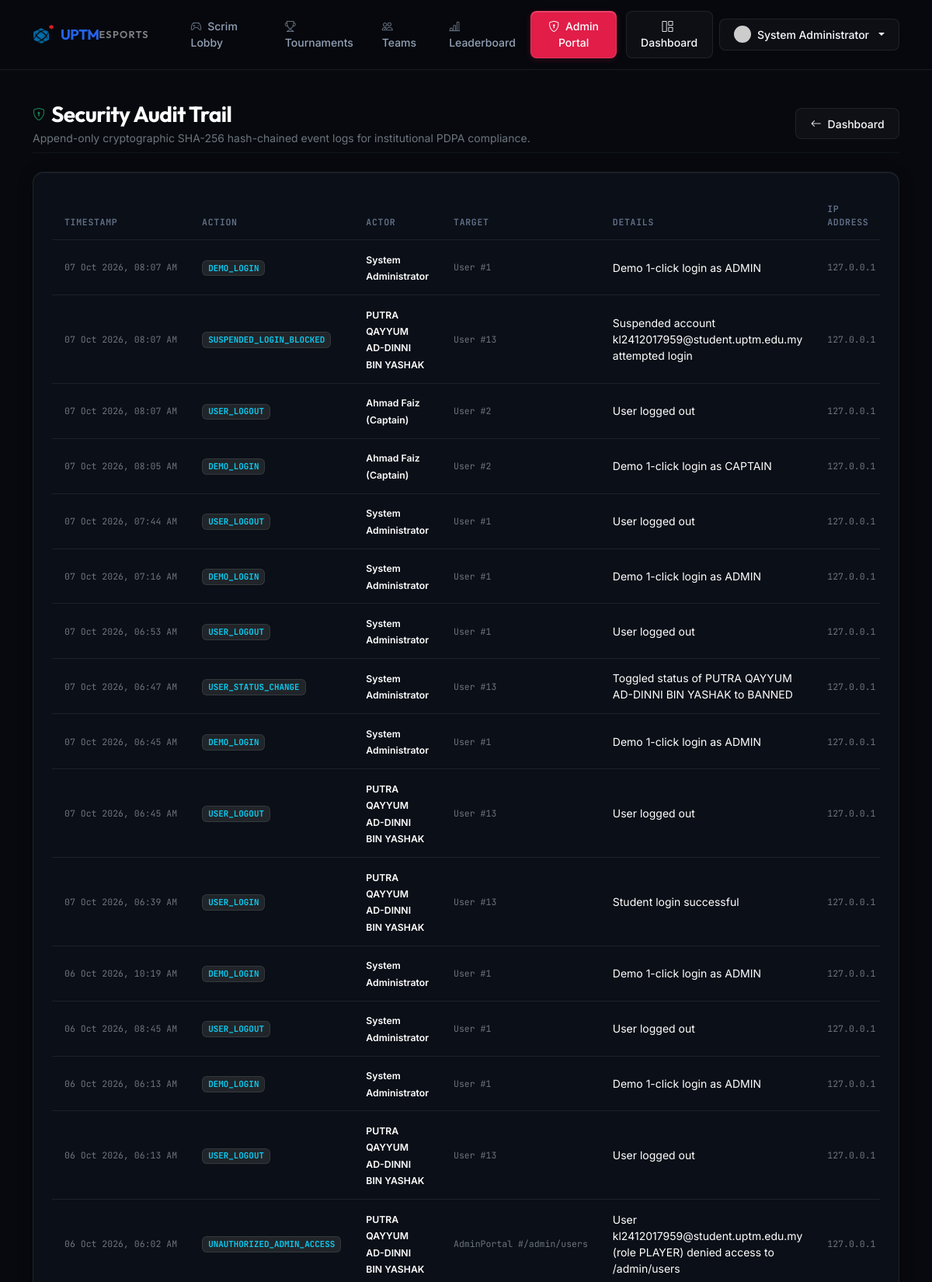
Screenshot of /admin/audit-logs (signed in, upper part) with the database file from the repository.
### app/models.py (models this page shows, shortened)
class User(UserMixin, db.Model):
    __tablename__ = 'users'
    id = db.Column(db.Integer, primary_key=True)
    email = db.Column(db.String(120), unique=True, nullable=False, index=True)
    password_hash = db.Column(db.String(256), nullable=False)
    display_name = db.Column(db.String(100), nullable=False)
    student_id_enc = db.Column(db.String(255), nullable=True)
    phone_enc = db.Column(db.String(255), nullable=True)
    mlbb_ign = db.Column(db.String(50), nullable=True)
    mlbb_id = db.Column(db.String(30), nullable=True)
    rank_tier = db.Column(db.String(30), default='EPIC', index=True)
    avatar_url = db.Column(db.String(255), nullable=True)
    role = db.Column(db.String(20), default='PLAYER', index=True) # ADMIN, CAPTAIN, PLAYER
    status = db.Column(db.String(20), default='ACTIVE', index=True) # ACTIVE, BANNED, INACTIVE
    created_at = db.Column(db.DateTime, default=datetime.utcnow)
    updated_at = db.Column(db.DateTime, default=datetime.utcnow, onupdate=datetime.utcnow)
    team_memberships = db.relationship('TeamMember', back_populates='user', cascade='all, delete-orphan')
    captained_teams = db.relationship('Team', back_populates='captain', foreign_keys='Team.captain_id')
    notifications = db.relationship('Notification', back_populates='user', cascade='all, delete-orphan')
    created_tournaments = db.relationship('Tournament', back_populates='creator')
    @property
    def student_id(self) -> str | None:
        return decrypt_pii(self.student_id_enc)
    @property
    def phone(self) -> str | None:
        return decrypt_pii(self.phone_enc)
    @property
    def is_admin(self) -> bool:
        return self.role == 'ADMIN'

class AuditLog(db.Model):
    __tablename__ = 'audit_logs'
    id = db.Column(db.Integer, primary_key=True)
    actor_id = db.Column(db.Integer, db.ForeignKey('users.id'), nullable=True)
    action = db.Column(db.String(50), nullable=False, index=True)
    target_type = db.Column(db.String(50), nullable=False)
    target_id = db.Column(db.String(50), nullable=False)
    details = db.Column(db.Text, nullable=True)
    ip_address = db.Column(db.String(45), nullable=False)
    previous_hash = db.Column(db.String(64), nullable=False)
    hash = db.Column(db.String(64), nullable=False)
    created_at = db.Column(db.DateTime, default=datetime.utcnow, index=True)
    actor = db.relationship('User')

### app/routes/admin.py (the view)
@admin_bp.route('/audit-logs')
def audit_logs():
    logs = AuditLog.query.order_by(AuditLog.created_at.desc()).limit(100).all()
    return render_template('admin/audit.html', logs=logs)

### app/routes/admin.py (called while the page is built, shortened)
@admin_bp.before_request
def require_admin():
    if not current_user.is_authenticated:
        _record_admin_audit(None, 'ANONYMOUS_ADMIN_PROBE', 'AdminPortal', request.path, f"Anonymous visitor blocked from accessing {request.path}")
        flash('Please sign in to access this page.', 'warning')
        return redirect(url_for('auth.login', next=request.url))

### app/templates/admin/audit.html (shortened to what this page needs)
{% extends "base.html" %}
{% block content %}
<div class="container py-4">
    <div class="d-flex flex-column flex-md-row justify-content-between align-items-md-center gap-3 mb-4 pb-2 border-bottom border-secondary border-opacity-10">
        <div>
            <div class="d-flex align-items-center gap-2 mb-1">
                <i class="bi bi-shield-lock text-success"></i>
                <h3 class="fw-bold text-white mb-0" style="letter-spacing: -0.02em;">Security Audit Trail</h3>
            </div>
            <p class="text-secondary small mb-0">Append-only cryptographic SHA-256 hash-chained event logs for institutional PDPA compliance.</p>
        </div>
        <a href="{{ url_for('admin.dashboard') }}" class="btn btn-sm btn-outline-custom">
            <i class="bi bi-arrow-left me-1"></i> Dashboard
        </a>
    </div>
    <div class="card-custom p-4">
        <div class="table-responsive">
            <table class="table table-custom mb-0">
                <thead>
                    <tr>
                        <th>Timestamp</th>
                        <th>Action</th>
                        <th>Actor</th>
                        <th>Target</th>
                        <th>Details</th>
                        <th>IP Address</th>
                    </tr>
                </thead>
                <tbody>
                    {% for log in logs %}
                        <tr>
                            <td class="text-secondary font-mono small text-nowrap" style="font-size: 0.72rem;">{{ log.created_at | format_datetime }}</td>
                            <td>
                                <span class="badge bg-dark border border-secondary border-opacity-25 text-info font-mono" style="font-size: 0.68rem;">
                                    {{ log.action }}
                                </span>
                            </td>
                            <td>
                                {% if log.actor %}
                                    <span class="text-white small fw-semibold">{{ log.actor.display_name }}</span>
                                {% else %}
                                    <span class="badge bg-warning-subtle text-warning border border-warning border-opacity-25 font-mono" style="font-size: 0.68rem;">ANONYMOUS</span>
                                {% endif %}
                            </td>
                            <td class="text-secondary font-mono small text-nowrap" style="font-size: 0.72rem;">{{ log.target_type }} #{{ log.target_id }}</td>
                            <td class="text-white small">{{ log.details or '—' }}</td>
                            <td class="font-mono text-secondary small" style="font-size: 0.72rem;">{{ log.ip_address }}</td>
                        </tr>
                    {% else %}
                        <tr><td colspan="7" class="text-center text-secondary py-4 font-mono small">No audit events recorded yet.</td></tr>
                    {% endfor %}
                </tbody>
            </table>
        </div>
    </div>
</div>
{% endblock %}

### app/templates/base.html (shortened to what this page needs)
<!DOCTYPE html>
<html lang="en" data-bs-theme="dark">
<head>
    <link href="https://cdn.jsdelivr.net/npm/bootstrap@5.3.3/dist/css/bootstrap.min.css" rel="stylesheet">
    <link rel="stylesheet" href="https://cdn.jsdelivr.net/npm/bootstrap-icons@1.11.3/font/bootstrap-icons.min.css">
    <link rel="stylesheet" href="{{ url_for('static', filename='css/style.css') }}">
</head>
<body>
    <nav class="navbar navbar-expand-lg navbar-custom sticky-top">
        <div class="container">
            <a class="navbar-brand d-flex align-items-center gap-2" href="{{ url_for('main.index') }}">
                <img src="{{ url_for('static', filename='img/uptm-icon.png') }}" alt="UPTM Logo" width="28" height="28" class="rounded">
                <span class="d-flex align-items-center gap-1.5">
                    <span class="fw-bold" style="color: #2563eb; letter-spacing: -0.03em;">UPTM</span>
                    <span class="fw-semibold text-white-50" style="font-size: 0.8rem; letter-spacing: 0.1em;">ESPORTS</span>
                </span>
            </a>
            <div class="collapse navbar-collapse" id="navbarMain">
                <ul class="navbar-nav me-auto mb-2 mb-lg-0 ms-lg-4 gap-1">
                    <li class="nav-item">
                        <a class="nav-link {% if request.endpoint and 'scrims' in request.endpoint %}active{% endif %}" href="{{ url_for('scrims.index') }}">
                            <i class="bi bi-controller me-1 opacity-75"></i> Scrim Lobby
                        </a>
                    </li>
                    <li class="nav-item">
                        <a class="nav-link {% if request.endpoint and 'tournaments' in request.endpoint %}active{% endif %}" href="{{ url_for('tournaments.index') }}">
                            <i class="bi bi-trophy me-1 opacity-75"></i> Tournaments
                        </a>
                    </li>
                    <li class="nav-item">
                        <a class="nav-link {% if request.endpoint and 'teams' in request.endpoint %}active{% endif %}" href="{{ url_for('teams.index') }}">
                            <i class="bi bi-people me-1 opacity-75"></i> Teams
                        </a>
                    </li>
                    <li class="nav-item">
                        <a class="nav-link {% if request.endpoint and 'leaderboard' in request.endpoint %}active{% endif %}" href="{{ url_for('leaderboard.index') }}">
                            <i class="bi bi-bar-chart-line me-1 opacity-75"></i> Leaderboard
                        </a>
                    </li>
                </ul>
                <div class="d-flex align-items-center gap-2">
                    {% if current_user.is_authenticated %}
                        {% if current_user.is_admin %}
                            <a href="{{ url_for('admin.dashboard') }}" class="btn btn-sm btn-uptm-red me-1">
                                <i class="bi bi-shield-lock me-1"></i> Admin Portal
                            </a>
                        {% endif %}
                        <a href="{{ url_for('main.dashboard') }}" class="btn btn-sm btn-outline-custom position-relative">
                            <i class="bi bi-grid-1x2 me-1"></i> Dashboard
                        </a>
                        <div class="dropdown">
                            <button class="btn btn-sm btn-outline-custom dropdown-toggle d-flex align-items-center gap-2" type="button" data-bs-toggle="dropdown">
                                <img src="{{ current_user.avatar_url or 'https://api.dicebear.com/7.x/bottts/svg?seed=' ~ current_user.email }}" alt="Avatar" width="22" height="22" class="rounded-circle">
                                <span>{{ current_user.display_name }}</span>
                            </button>
                        </div>
                    {% endif %}
                </div>
            </div>
        </div>
    </nav>
    <main class="flex-grow-1">
        {% block content %}{% endblock %}
    </main>
</body>
</html>

### app/static/css/style.css (style rules this page uses)
:root { --bg-base: #07090e; --bg-surface: rgba(14, 18, 28, 0.72); --bg-surface-elevated: rgba(20, 26, 40, 0.82); --bg-surface-hover: rgba(28, 36, 56, 0.88); --bg-card-inner: rgba(9, 12, 19, 0.65); --border-subtle: rgba(255, 255, 255, 0.08); --border-hover: rgba(255, 255, 255, 0.16); --border-focus: rgba(37, 99, 235, 0.55); --uptm-blue: #2563eb; --uptm-blue-hover: #1d4ed8; --uptm-blue-glow: rgba(37, 99, 235, 0.22); --uptm-blue-subtle: rgba(37, 99, 235, 0.12); --uptm-red: #e11d48; --uptm-red-hover: #be123c; --uptm-red-glow: rgba(225, 29, 72, 0.22); --uptm-red-subtle: rgba(225, 29, 72, 0.12); --text-primary: #f8fafc; --text-secondary: #94a3b8; --text-tertiary: #64748b; --text-muted: #475569; --accent-gold: #f59e0b; --accent-gold-subtle: rgba(245, 158, 11, 0.12); --accent-silver: #94a3b8; --accent-silver-subtle: rgba(148, 163, 184, 0.12); --accent-bronze: #d97706; --accent-bronze-subtle: rgba(217, 119, 6, 0.12); --accent-emerald: #10b981; --accent-emerald-subtle: rgba(16, 185, 129, 0.12); --font-sans: 'Inter', -apple-system, BlinkMacSystemFont, 'Segoe UI', Roboto, sans-serif; --font-display: 'Outfit', -apple-system, BlinkMacSystemFont, sans-serif; --font-mono: 'JetBrains Mono', ui-monospace, SFMono-Regular, monospace; }
html, body { background-color: var(--bg-base); color: var(--text-primary); font-family: var(--font-sans); font-feature-settings: 'cv02', 'cv03', 'cv04', 'cv11'; -webkit-font-smoothing: antialiased; -moz-osx-font-smoothing: grayscale; min-height: 100vh; display: flex; flex-direction: column; }
body::before { content: ''; position: fixed; top: 0; left: 0; right: 0; height: 520px; background: radial-gradient(circle 800px at 50% -120px, rgba(37, 99, 235, 0.12), rgba(225, 29, 72, 0.04) 50%, transparent 80%); pointer-events: none; z-index: -1; }
h1, h2, h3, h4, h5, h6, .font-display { font-family: var(--font-display); font-weight: 700; letter-spacing: -0.025em; color: #ffffff; }
.font-mono { font-family: var(--font-mono) !important; }
.navbar-custom { background-color: rgba(7, 9, 14, 0.82); backdrop-filter: blur(20px); -webkit-backdrop-filter: blur(20px); border-bottom: 1px solid var(--border-subtle); padding: 0.85rem 0; transition: border-color 0.2s ease, background-color 0.2s ease; }
.navbar-brand { font-family: var(--font-display); font-weight: 800; letter-spacing: -0.02em; font-size: 1.15rem; color: #ffffff !important; text-decoration: none; }
.nav-link { color: var(--text-secondary) !important; font-size: 0.875rem; font-weight: 500; padding: 0.5rem 0.85rem !important; border-radius: 8px; transition: all 0.18s cubic-bezier(0.16, 1, 0.3, 1); }
.card-custom { background-color: var(--bg-surface); backdrop-filter: blur(16px); -webkit-backdrop-filter: blur(16px); border: 1px solid var(--border-subtle); border-radius: 14px; box-shadow: inset 0 1px 0 0 rgba(255, 255, 255, 0.05), 0 4px 20px -2px rgba(0, 0, 0, 0.4); transition: border-color 0.22s ease, box-shadow 0.22s ease, transform 0.22s ease; }
.btn-uptm-red { background-color: var(--uptm-red); color: #ffffff !important; border: 1px solid rgba(255, 255, 255, 0.12); font-weight: 500; font-size: 0.875rem; padding: 0.55rem 1.25rem; border-radius: 8px; box-shadow: inset 0 1px 0 0 rgba(255, 255, 255, 0.2), 0 2px 8px var(--uptm-red-glow); transition: all 0.18s cubic-bezier(0.16, 1, 0.3, 1); text-decoration: none; }
.btn-outline-custom { background-color: rgba(255, 255, 255, 0.03); color: var(--text-primary) !important; border: 1px solid var(--border-subtle); font-weight: 500; font-size: 0.875rem; border-radius: 8px; padding: 0.52rem 1.15rem; transition: all 0.18s ease; text-decoration: none; }
.table-custom { --bs-table-bg: transparent; --bs-table-color: var(--text-primary); border-color: var(--border-subtle); }
.table-custom th { color: var(--text-tertiary); font-family: var(--font-mono); font-weight: 600; font-size: 0.72rem; text-transform: uppercase; letter-spacing: 0.06em; border-bottom: 1px solid var(--border-subtle); padding: 0.85rem 1rem; }
.table-custom td { border-bottom: 1px solid var(--border-subtle); vertical-align: middle; font-size: 0.875rem; padding: 0.85rem 1rem; }
.table-custom tbody tr { transition: background-color 0.15s ease; }

### rows the page displays
User: display_name "System Administrator"
AuditLog: created_at "07 Oct 2026, 08:07 AM", action "DEMO_LOGIN", actor.display_name "System Administrator", target_type "User", target_id "1", details "Demo 1-click login as ADMIN", ip_address "127.0.0.1"
AuditLog: created_at "07 Oct 2026, 08:07 AM", action "SUSPENDED_LOGIN_BLOCKED", actor.display_name "PUTRA QAYYUM AD-DINNI BIN YASHAK", target_type "User", target_id "13", details "Suspended account kl2412017959@student.uptm.edu.my attempted login", ip_address "127.0.0.1"
AuditLog: created_at "07 Oct 2026, 08:07 AM", action "USER_LOGOUT", actor.display_name "Ahmad Faiz (Captain)", target_type "User", target_id "2", details "User logged out", ip_address "127.0.0.1"
AuditLog: created_at "07 Oct 2026, 08:05 AM", action "DEMO_LOGIN", actor.display_name "Ahmad Faiz (Captain)", target_type "User", target_id "2", details "Demo 1-click login as CAPTAIN", ip_address "127.0.0.1"
AuditLog: created_at "07 Oct 2026, 07:44 AM", action "USER_LOGOUT", actor.display_name "System Administrator", target_type "User", target_id "1", details "User logged out", ip_address "127.0.0.1"
AuditLog: created_at "07 Oct 2026, 07:16 AM", action "DEMO_LOGIN", actor.display_name "System Administrator", target_type "User", target_id "1", details "Demo 1-click login as ADMIN", ip_address "127.0.0.1"
AuditLog: created_at "07 Oct 2026, 06:53 AM", action "USER_LOGOUT", actor.display_name "System Administrator", target_type "User", target_id "1", details "User logged out", ip_address "127.0.0.1"
AuditLog: created_at "07 Oct 2026, 06:47 AM", action "USER_STATUS_CHANGE", actor.display_name "System Administrator", target_type "User", target_id "13", details "Toggled status of PUTRA QAYYUM AD-DINNI BIN YASHAK to BANNED", ip_address "127.0.0.1"
AuditLog: created_at "07 Oct 2026, 06:45 AM", action "DEMO_LOGIN", actor.display_name "System Administrator", target_type "User", target_id "1", details "Demo 1-click login as ADMIN", ip_address "127.0.0.1"
AuditLog: created_at "07 Oct 2026, 06:45 AM", action "USER_LOGOUT", actor.display_name "PUTRA QAYYUM AD-DINNI BIN YASHAK", target_type "User", target_id "13", details "User logged out", ip_address "127.0.0.1"
AuditLog: created_at "07 Oct 2026, 06:39 AM", action "USER_LOGIN", actor.display_name "PUTRA QAYYUM AD-DINNI BIN YASHAK", target_type "User", target_id "13", details "Student login successful", ip_address "127.0.0.1"
AuditLog: created_at "06 Oct 2026, 10:19 AM", action "DEMO_LOGIN", actor.display_name "System Administrator", target_type "User", target_id "1", details "Demo 1-click login as ADMIN", ip_address "127.0.0.1"
AuditLog: created_at "06 Oct 2026, 08:45 AM", action "USER_LOGOUT", actor.display_name "System Administrator", target_type "User", target_id "1", details "User logged out", ip_address "127.0.0.1"
AuditLog: created_at "06 Oct 2026, 06:13 AM", action "DEMO_LOGIN", actor.display_name "System Administrator", target_type "User", target_id "1", details "Demo 1-click login as ADMIN", ip_address "127.0.0.1"
AuditLog: created_at "06 Oct 2026, 06:13 AM", action "USER_LOGOUT", actor.display_name "PUTRA QAYYUM AD-DINNI BIN YASHAK", target_type "User", target_id "13", details "User logged out", ip_address "127.0.0.1"
AuditLog: created_at "06 Oct 2026, 06:02 AM", action "UNAUTHORIZED_ADMIN_ACCESS", actor.display_name "PUTRA QAYYUM AD-DINNI BIN YASHAK", target_type "AdminPortal", target_id "/admin/users", details "User kl2412017959@student.uptm.edu.my (role PLAYER) denied access to /admin/users", ip_address "127.0.0.1"
